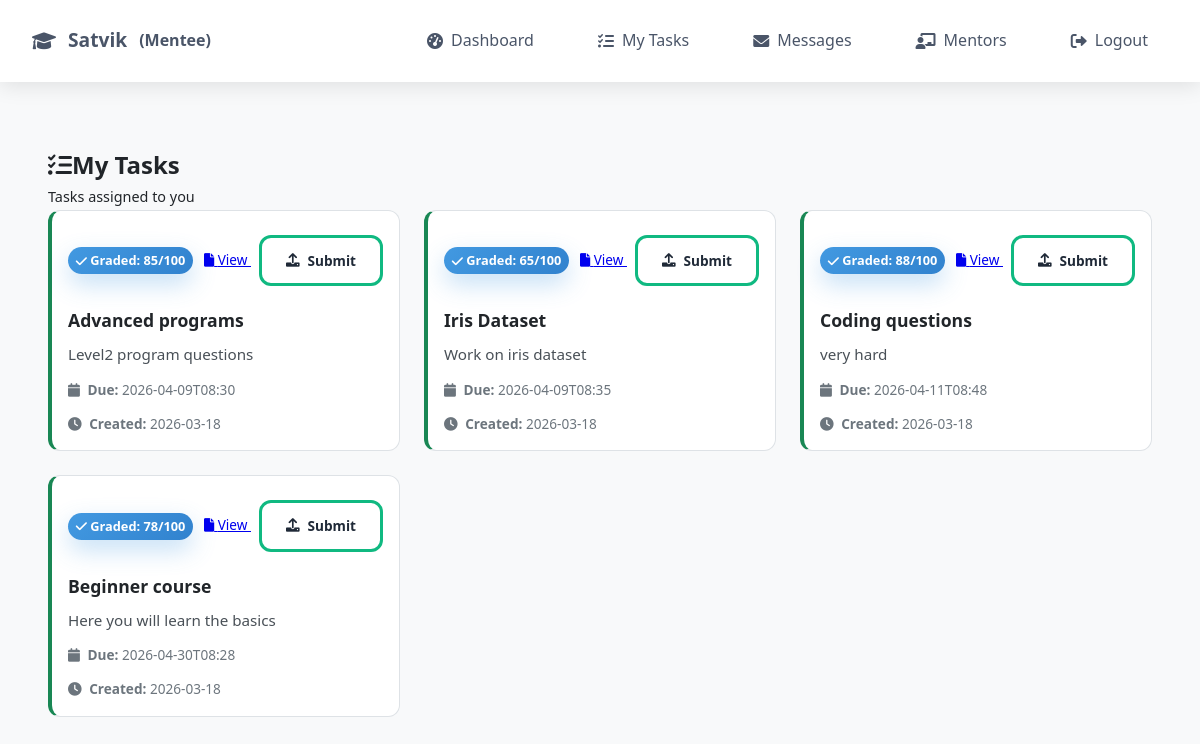
The app's page /my_tasks (signed in) with its own data.
### tables this page shows
CREATE TABLE tasks (
    id INTEGER PRIMARY KEY AUTOINCREMENT,
    mentor_name TEXT NOT NULL,
    student_name TEXT NOT NULL,
    title TEXT NOT NULL,
    description TEXT,
    deadline DATE,
    file_path TEXT,
    status TEXT DEFAULT 'pending' CHECK(status IN ('pending', 'submitted', 'completed', 'cancelled')),
    created_at DATETIME DEFAULT CURRENT_TIMESTAMP,
    updated_at DATETIME DEFAULT CURRENT_TIMESTAMP
);

### app.py (the view)
@app.route("/my_tasks")
def my_tasks():
    if "user" not in session:
        return redirect("/")
    user = session["user"]
    conn = sqlite3.connect("mentor.db")
    today = datetime.now().strftime("%Y-%m-%d")
    cursor = conn.cursor()  # ✅ Move cursor OUTSIDE loop
    try:
        if user["role"] == "mentor":
            df = pd.read_sql_query("""
                SELECT t.*, u.name as student_name
                FROM tasks t
                LEFT JOIN users u ON t.student_name = u.name
                WHERE t.mentor_name=?
                ORDER BY t.created_at DESC
            """, conn, params=(user["name"],))
        else:
            df = pd.read_sql_query("""
                SELECT * FROM tasks
                WHERE student_name=?
                ORDER BY deadline ASC
            """, conn, params=(user["name"],))
        tasks_list = []
        for row in df.to_dict('records'):
            if row.get('file_path'):
                row['file_path'] = os.path.relpath(row['file_path'], 'static/uploads')
            cursor.execute("""
                SELECT status, score
                FROM progress
                WHERE student=? AND task=?
                ORDER BY date DESC
                LIMIT 1
            """, (user["name"], row['title']))
            latest = cursor.fetchone()
            if latest and latest[0]:  # ✅ Check if record exists AND has status
                row['status'] = latest[0]  # 'submitted', 'graded', etc.
                row['score'] = latest[1] or ''  # Pass actual score or empty
            else:
                row['status'] = row.get('status', 'pending')  # Default from tasks table
                row['score'] = ''  # ✅ No score = empty
            tasks_list.append(row)
    except Exception as e:
        print(f"❌ Database error: {e}")
        tasks_list = []
    finally:
        conn.close()
    return render_template("my_tasks.html", user=user, tasks=tasks_list, today=today)

### templates/my_tasks.html (shortened to what this page needs)
{% extends "base.html" %}
{% block content %}
<div class="container-fluid">
    <div class="d-flex justify-content-between align-items-center mb-4">
        <div>
            <h2 class="mb-1">
                <i class="fas fa-tasks me-2 text-primary"></i>
                My Tasks
            </h2>
            <small class="text-muted">
                {% if user.role == 'mentee' %}
                    Tasks assigned to you
                {% else %}
                    Tasks you've assigned
                {% endif %}
            </small>
        </div>
    </div>
    <div class="tasks-grid" id="tasksGrid">
        {% if tasks %}
            {% for task in tasks %}
            <div class="task-card task-item {% if task.status == 'submitted' %}submitted{% elif task.status == 'graded' %}graded{% endif %}"
                 data-title="{{ task.title|lower }}"
                 data-status="{{ task.status or 'assigned' }}"
                 data-deadline="{{ task.deadline }}"
                 data-student="{{ task.student_name or '' }}">
                <div class="task-header">
                    <div class="task-priority">
                        {% if task.deadline < today %}
                            <span class="badge bg-danger">
                                <i class="fas fa-exclamation-triangle me-1"></i>
                                Overdue
                            </span>
                        {% elif task.status == 'submitted' %}
                            <span class="badge bg-warning">
                                <i class="fas fa-clock me-1"></i>
                                Awaiting Review
                            </span>
                        {% elif task.status == 'graded' %}
                            <span class="badge bg-success">
                                <i class="fas fa-check me-1"></i>
                                Graded: {{ task.score }}/100
                            </span>
                        {% else %}
                            <span class="badge bg-primary">
                                {{ task.status or 'Assigned' }}
                            </span>
                        {% endif %}
                    </div>
                    <div class="task-actions">
                        {% if task.file_path %}
                        <a href="{{ url_for('uploaded_file', filename=task.file_path.replace('static/uploads/', '')) }}"
                        class="btn btn-sm btn-outline-secondary" target="_blank">
                            <i class="fas fa-file me-1"></i>
                            View
                        </a>
                        {% endif %}
                        {% if user.role == 'mentee' and task.status != 'submitted' %}
                        <a href="/task_submit/{{ task.id }}" class="btn btn-sm btn-primary">
                            <i class="fas fa-upload me-1"></i>
                            Submit
                        </a>
                        {% endif %}
                    </div>
                </div>
                <div class="task-body">
                    <h5 class="task-title">{{ task.title }}</h5>
                    {% if task.description %}
                    <p class="task-description">{{ task.description[:100] }}{% if task.description|length > 100 %}...{% endif %}</p>
                    {% endif %}
                    <div class="task-meta">
                        <div class="meta-item">
                            <i class="fas fa-calendar me-1"></i>
                            <strong>Due:</strong> {{ task.deadline }}
                        </div>
                        <div class="meta-item">
                            <i class="fas fa-clock me-1"></i>
                            <strong>Created:</strong> {{ task.created_at[:10] if task.created_at else 'N/A' }}
                        </div>
                    </div>
                </div>
            </div>
            {% endfor %}
        {% endif %}
    </div>
{% endblock %}

### templates/base.html (shortened to what this page needs)
<!DOCTYPE html>
<html lang="en">
<head>
    <link rel="stylesheet" href="{{ url_for('static', filename='css/style.css') }}">
    <link href="https://cdnjs.cloudflare.com/ajax/libs/font-awesome/6.0.0/css/all.min.css" rel="stylesheet">
</head>
<body>
    <nav class="navbar">
        {% if session.user %}
        <div class="nav-brand">
            <i class="fas fa-graduation-cap"></i>
            <span>{{ session.user.name }}</span>
            <small>({{ session.user.role.title() }})</small>
        </div>
        <div class="nav-links">
            <a href="{{ url_for('dashboard') }}"><i class="fas fa-tachometer-alt"></i> Dashboard</a>
            {% if session.user.role == 'mentee' %}
            <a href="{{ url_for('my_tasks') }}"><i class="fas fa-tasks"></i> My Tasks</a>
            {% elif session.user.role == 'mentor' %}
            <a href="{{ url_for('my_mentees') }}"><i class="fas fa-users"></i> My Mentees</a>
            <a href="{{ url_for('assign_task') }}"><i class="fas fa-plus-circle"></i> Assign Task</a>
            <a href="{{ url_for('grading_queue') }}"><i class="fas fa-clipboard-list"></i> Grading</a>
            {% endif %}
            <a href="{{ url_for('messages') }}"><i class="fas fa-envelope"></i> Messages</a>
            <a href="{{ url_for('mentors') }}"><i class="fas fa-chalkboard-teacher"></i> Mentors</a>
            <a href="{{ url_for('logout') }}" class="btn-logout"><i class="fas fa-sign-out-alt"></i> Logout</a>
        </div>
        {% endif %}
    </nav>
    <main class="main-content">
        {% block content %}{% endblock %}
    </main>
</body>
</html>

### static/css/style.css (style rules this page uses)
* { margin: 0; padding: 0; box-sizing: border-box; }
body { font-family: 'Segoe UI', Tahoma, Geneva, Verdana, sans-serif; line-height: 1.6; color: #2d3748; background: linear-gradient(135deg, #667eea 0%, #764ba2 100%); min-height: 100vh; }
.navbar { background: rgba(255,255,255,0.95); backdrop-filter: blur(20px); padding: 1rem 2rem; display: flex; justify-content: space-between; align-items: center; box-shadow: 0 4px 20px rgba(0,0,0,0.1); position: sticky; top: 0; z-index: 100; }
.nav-brand { display: flex; align-items: center; gap: 0.75rem; font-weight: 700; font-size: 1.2rem; color: #4a5568; }
.nav-links { display: flex; gap: 1.5rem; align-items: center; }
.nav-links a { color: #4a5568; text-decoration: none; padding: 0.75rem 1.25rem; border-radius: 12px; font-weight: 500; transition: all 0.3s ease; display: flex; align-items: center; gap: 0.5rem; }
.main-content, .dashboard-wrapper, .mentees-dashboard, .mentee-tasks-hero { max-width: 1400px; margin: 0 auto; padding: 2rem; }
.btn-primary, .btn-secondary, .mentee-btn, .mentee-card a, .back-link, table a, .btn-clean.primary { background: white; color: #1f2937; border: 3px solid #10b981; padding: 12px 24px; border-radius: 12px; font-weight: 600; text-decoration: none; display: inline-flex; align-items: center; gap: 0.5rem; transition: all 0.3s ease; margin: 0.5rem 0; }
.stat-badge, .badge { background: linear-gradient(135deg, #4299e1, #3182ce); color: white; padding: 1rem 2rem; border-radius: 50px; font-size: 1.2rem; font-weight: 700; box-shadow: 0 10px 25px rgba(66,153,225,0.3); }
body { font-family: 'Segoe UI', Tahoma, Geneva, Verdana, sans-serif; background: #f8f9fa; color: #212529; }
.container-fluid { padding: 2rem 1rem; }
h2 { font-weight: 600; display: flex; align-items: center; }
h2 i { font-size: 1.5rem; }
small.text-muted { font-size: 0.9rem; }
.tasks-grid { display: grid; grid-template-columns: repeat(auto-fill, minmax(320px, 1fr)); gap: 1.5rem; }
.task-card { background: #fff; border-radius: 12px; border: 1px solid #dee2e6; padding: 1rem; display: flex; flex-direction: column; transition: transform 0.2s ease, box-shadow 0.2s ease; }
.task-header { display: flex; justify-content: space-between; align-items: center; margin-bottom: 0.75rem; }
.task-priority .badge { font-size: 0.8rem; padding: 0.35em 0.6em; }
.task-actions a { margin-left: 0.5rem; font-size: 0.85rem; }
.task-body { flex: 1; }
.task-title { font-size: 1.1rem; font-weight: 600; margin-bottom: 0.5rem; }
.task-description { font-size: 0.95rem; color: #495057; margin-bottom: 0.75rem; }
.task-meta { display: flex; flex-wrap: wrap; gap: 0.75rem; font-size: 0.85rem; color: #6c757d; }
.task-meta .meta-item i { margin-right: 0.25rem; }
.task-item.graded { border-left: 4px solid #198754; }
.task-item { animation: fadeInUp 0.3s ease; }

### records on screen
tasks: title "Advanced programs", description "Level2 program questions", deadline "2026-04-09T08:30", created_at "2026-03-18"
tasks: title "Iris Dataset", description "Work on iris dataset", deadline "2026-04-09T08:35", created_at "2026-03-18"
tasks: title "Coding questions", description "very hard", deadline "2026-04-11T08:48", created_at "2026-03-18"
tasks: title "Beginner course", description "Here you will learn the basics", deadline "2026-04-30T08:28", created_at "2026-03-18"

### other values on screen
{{ session.user.name }} "Satvik"
{{ session.user.role.title() }} "Mentee"
{{ task.score }} "85" "65" "88" "78"
